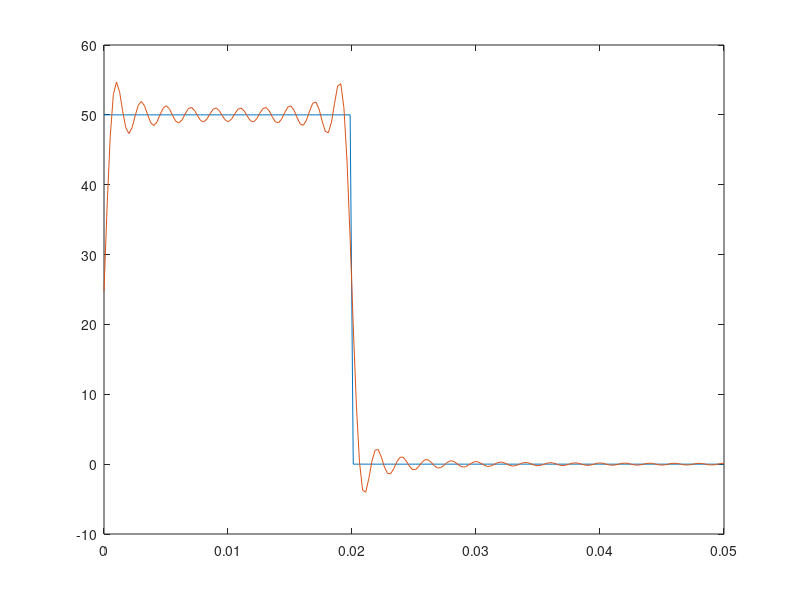

MATLAB code for this plot:
%
% Copyright (c) 2018, Vishal_S
% All rights reserved. Please read the "license.txt" for license terms.
%
% Project Title: Computational Materials Thermodynamics
%
% Developer: Vishal S
%
% Contact Info: vishalsubbu97@gmail.com
%

intensity = 50.0;
pulse_width = 0.05;
pulse_on = 0.02;
n = 50;
length = 200;
a_cos = 1:n;
a_sin = 1:n;
c = pi/pulse_width;
a0 = 0;
t = linspace(0,pulse_width,length);
func = linspace(0,pulse_width,length);

for i = 1:length
    if(t(i)<pulse_on)
        func(i) = intensity;
    else 
        func(i) = 0.0;
    end
end

a0 = (intensity*pulse_on)/(2.0*pulse_width);

for i = 1:n 
    a_cos(i) = (intensity/pulse_width)*(sin(pulse_on*c*i))/(i*c);
    a_sin(i) = (intensity/pulse_width)*(-cos(pulse_on*c*i)+1.0)/(i*c);
end
func_num = 1:length;
for i = 1:length
    func_num(i) = a0;
    for j = 1:n
        func_num(i) = func_num(i) + a_cos(j)*cos(j*c*t(i)) + a_sin(j)*sin(j*c*t(i));
    end
end

plot(t,func);
hold on;
plot(t,func_num);
hold off;


